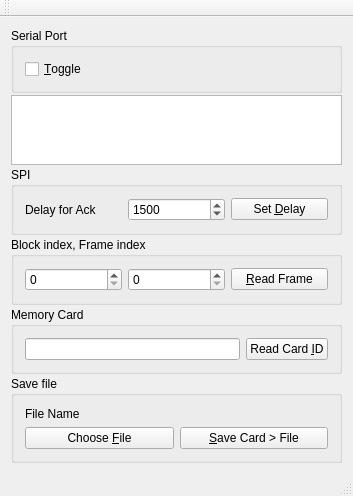
<?xml version="1.0" encoding="UTF-8"?>
<ui version="4.0">
 <class>MainWindow</class>
 <widget class="QMainWindow" name="MainWindow">
  <property name="geometry">
   <rect>
    <x>0</x>
    <y>0</y>
    <width>353</width>
    <height>439</height>
   </rect>
  </property>
  <property name="windowTitle">
   <string>RcardClient</string>
  </property>
  <widget class="QWidget" name="centralWidget">
   <layout class="QGridLayout" name="gridLayout_3">
    <property name="verticalSpacing">
     <number>2</number>
    </property>
    <item row="5" column="1">
     <widget class="QGroupBox" name="groupBox">
      <property name="title">
       <string>Memory Card</string>
      </property>
      <layout class="QGridLayout" name="gridLayout_4">
       <item row="0" column="1">
        <widget class="QPushButton" name="idButton">
         <property name="text">
          <string>Read Card &amp;ID</string>
         </property>
        </widget>
       </item>
       <item row="0" column="0">
        <widget class="QLineEdit" name="lineEdit"/>
       </item>
      </layout>
     </widget>
    </item>
    <item row="1" column="1">
     <widget class="QPlainTextEdit" name="text"/>
    </item>
    <item row="9" column="1">
     <widget class="QGroupBox" name="gpSaveFile">
      <property name="title">
       <string>Save file</string>
      </property>
      <layout class="QGridLayout" name="gridLayout_5">
       <item row="2" column="1">
        <widget class="QPushButton" name="saveCardButton">
         <property name="text">
          <string>&amp;Save Card &gt; File</string>
         </property>
        </widget>
       </item>
       <item row="2" column="0">
        <widget class="QPushButton" name="chooseFileBtn">
         <property name="text">
          <string>Choose &amp;File</string>
         </property>
        </widget>
       </item>
       <item row="0" column="0" colspan="2">
        <widget class="QLabel" name="fileName">
         <property name="text">
          <string>File Name</string>
         </property>
        </widget>
       </item>
      </layout>
     </widget>
    </item>
    <item row="3" column="1">
     <widget class="QGroupBox" name="gpFrame">
      <property name="title">
       <string>Block index, Frame index</string>
      </property>
      <layout class="QGridLayout" name="gridLayout">
       <item row="0" column="0">
        <widget class="QSpinBox" name="blockIndex"/>
       </item>
       <item row="0" column="1">
        <widget class="QSpinBox" name="frameIndex"/>
       </item>
       <item row="0" column="2">
        <widget class="QPushButton" name="readFrameBtn">
         <property name="text">
          <string>&amp;Read Frame</string>
         </property>
        </widget>
       </item>
      </layout>
     </widget>
    </item>
    <item row="2" column="1">
     <widget class="QGroupBox" name="gpSPI">
      <property name="title">
       <string>SPI</string>
      </property>
      <layout class="QGridLayout" name="gridLayout_2">
       <item row="0" column="2">
        <widget class="QPushButton" name="setDelayBtn">
         <property name="text">
          <string>Set &amp;Delay</string>
         </property>
        </widget>
       </item>
       <item row="0" column="0">
        <widget class="QLabel" name="label">
         <property name="text">
          <string>Delay for Ack</string>
         </property>
        </widget>
       </item>
       <item row="0" column="1">
        <widget class="QSpinBox" name="delayValue">
         <property name="minimum">
          <number>500</number>
         </property>
         <property name="maximum">
          <number>24000</number>
         </property>
         <property name="value">
          <number>1500</number>
         </property>
        </widget>
       </item>
      </layout>
     </widget>
    </item>
    <item row="0" column="1">
     <widget class="QGroupBox" name="gpPorts">
      <property name="title">
       <string>Serial Port</string>
      </property>
      <layout class="QHBoxLayout" name="horizontalLayout">
       <item>
        <widget class="QCheckBox" name="portToggle">
         <property name="text">
          <string>&amp;Toggle</string>
         </property>
        </widget>
       </item>
      </layout>
     </widget>
    </item>
   </layout>
  </widget>
  <widget class="QMenuBar" name="menuBar">
   <property name="geometry">
    <rect>
     <x>0</x>
     <y>0</y>
     <width>353</width>
     <height>23</height>
    </rect>
   </property>
  </widget>
  <widget class="QToolBar" name="mainToolBar">
   <attribute name="toolBarArea">
    <enum>TopToolBarArea</enum>
   </attribute>
   <attribute name="toolBarBreak">
    <bool>false</bool>
   </attribute>
  </widget>
  <widget class="QStatusBar" name="statusBar"/>
 </widget>
 <layoutdefault spacing="6" margin="11"/>
 <resources/>
 <connections/>
</ui>
